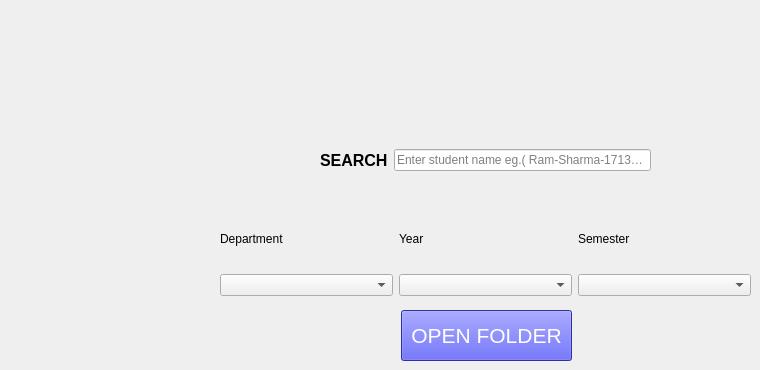
   <widget class="QWidget" name="photo_page">
    <widget class="QPushButton" name="pushButton_8">
     <property name="geometry">
      <rect>
       <x>401</x>
       <y>310</y>
       <width>171</width>
       <height>51</height>
      </rect>
     </property>
     <property name="font">
      <font>
       <pointsize>16</pointsize>
      </font>
     </property>
     <property name="styleSheet">
      <string notr="true">QPushButton
{
	background-color: rgb(64, 66, 226);
	color: rgb(255, 255, 255)
}
QPushButton::hover
{
	background-color: rgb(0, 170, 0);
}</string>
     </property>
     <property name="text">
      <string>OPEN FOLDER</string>
     </property>
    </widget>
    <widget class="QWidget" name="horizontalLayoutWidget_5">
     <property name="geometry">
      <rect>
       <x>320</x>
       <y>120</y>
       <width>331</width>
       <height>80</height>
      </rect>
     </property>
     <layout class="QHBoxLayout" name="horizontalLayout_5">
      <item>
       <widget class="QLabel" name="label_2">
        <property name="font">
         <font>
          <family>Arial</family>
          <pointsize>12</pointsize>
          <weight>75</weight>
          <bold>true</bold>
         </font>
        </property>
        <property name="text">
         <string>SEARCH</string>
        </property>
       </widget>
      </item>
      <item>
       <widget class="QLineEdit" name="lineEdit">
        <property name="placeholderText">
         <string>Enter student name eg.( Ram-Sharma-171322)</string>
        </property>
       </widget>
      </item>
     </layout>
    </widget>
    <widget class="QWidget" name="horizontalLayoutWidget_6">
     <property name="geometry">
      <rect>
       <x>220</x>
       <y>210</y>
       <width>531</width>
       <height>86</height>
      </rect>
     </property>
     <layout class="QHBoxLayout" name="horizontalLayout_6">
      <item>
       <layout class="QVBoxLayout" name="verticalLayout_5">
        <item>
         <widget class="QLabel" name="label_13">
          <property name="text">
           <string>Department</string>
          </property>
         </widget>
        </item>
        <item>
         <widget class="QComboBox" name="photo_department_combo_box">
          <item>
           <property name="text">
            <string/>
           </property>
          </item>
          <item>
           <property name="text">
            <string>Computer Engineering</string>
           </property>
          </item>
          <item>
           <property name="text">
            <string>Civil Engineering</string>
           </property>
          </item>
          <item>
           <property name="text">
            <string>IT Engineering</string>
           </property>
          </item>
          <item>
           <property name="text">
            <string>Software Engineering</string>
           </property>
          </item>
         </widget>
        </item>
       </layout>
      </item>
      <item>
       <layout class="QVBoxLayout" name="verticalLayout_4">
        <item>
         <widget class="QLabel" name="label_12">
          <property name="text">
           <string>Year</string>
          </property>
         </widget>
        </item>
        <item>
         <widget class="QComboBox" name="photo_year_combo_box">
          <item>
           <property name="text">
            <string/>
           </property>
          </item>
          <item>
           <property name="text">
            <string>1</string>
           </property>
          </item>
          <item>
           <property name="text">
            <string>2</string>
           </property>
          </item>
          <item>
           <property name="text">
            <string>3</string>
           </property>
          </item>
          <item>
           <property name="text">
            <string>4</string>
           </property>
          </item>
         </widget>
        </item>
       </layout>
      </item>
      <item>
       <layout class="QVBoxLayout" name="verticalLayout_3">
        <item>
         <widget class="QLabel" name="label_11">
          <property name="text">
           <string>Semester</string>
          </property>
         </widget>
        </item>
        <item>
         <widget class="QComboBox" name="photo_semester_combo_box">
          <item>
           <property name="text">
            <string/>
           </property>
          </item>
          <item>
           <property name="text">
            <string>1</string>
           </property>
          </item>
          <item>
           <property name="text">
            <string>2</string>
           </property>
          </item>
         </widget>
        </item>
       </layout>
      </item>
     </layout>
    </widget>
   </widget>
